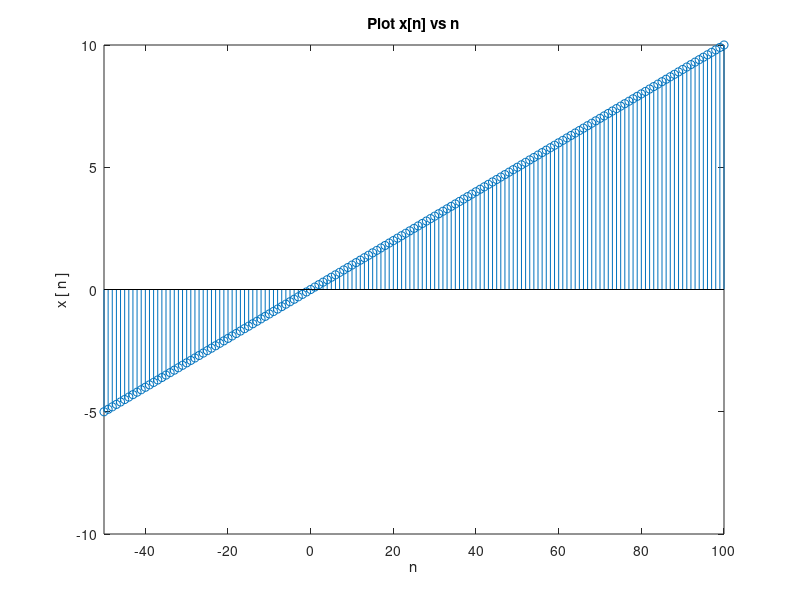
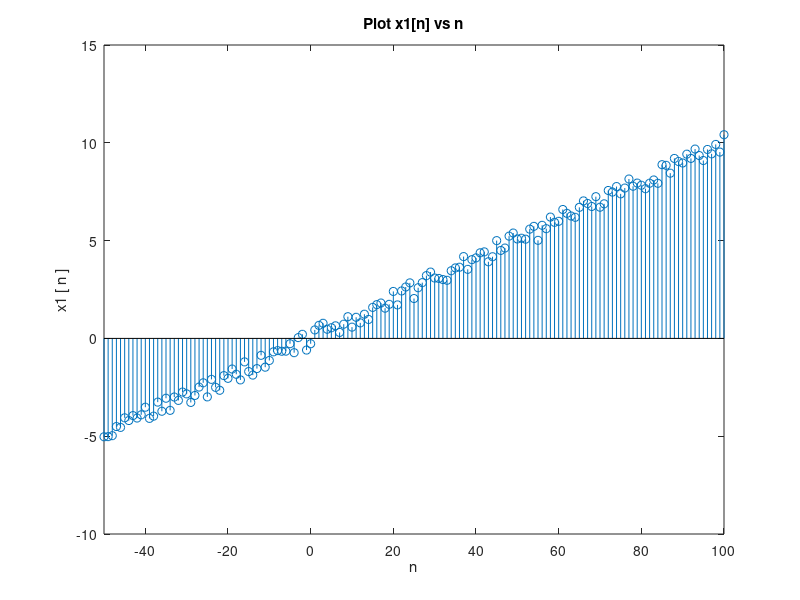
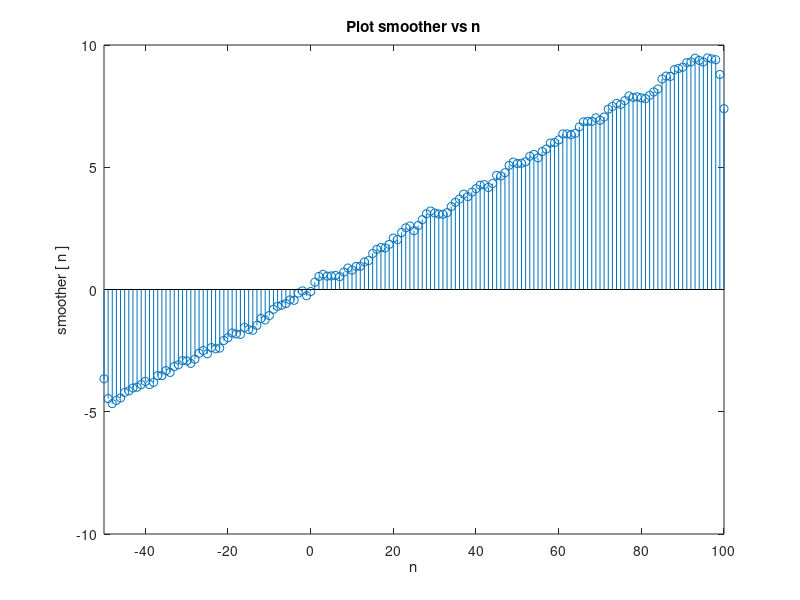

The MATLAB source for these figures, in order:
% x

x = (-50:100) * 0.1;
n = -50:100;

figure;
stem(n, x);
xlim([n(1),n(end)]);
title('Plot x[n] vs n');
ylabel('x [ n ]');
xlabel('n');

% parameters for h[n] and noise

L = 20;
an = 1;
sigma = 1;

% noise

noise = an * (rand(1,151) - 0.5);

% h[n]

h_1 = 1:L;
C = 0;

for i = 1:L
    C = C + exp(-sigma * h_1(i));
    h_1(i) = exp(-sigma * h_1(i));
end

C = 1/ (2 * C + 1);
h_1 = C * h_1;
h_2 = fliplr(h_1);

h = [h_2 C h_1];

% x1[n] = x[n] + noise

x1 = x + noise;

figure;
stem(n, x1);
xlim([n(1),n(end)]);
title('Plot x1[n] vs n');
ylabel('x1 [ n ]');
xlabel('n');

% smoother

smoother = conv(x1, h, 'same');


figure;
stem(n, smoother);
xlim([n(1),n(end)]);
title('Plot smoother vs n');
ylabel('smoother [ n ]');
xlabel('n');
